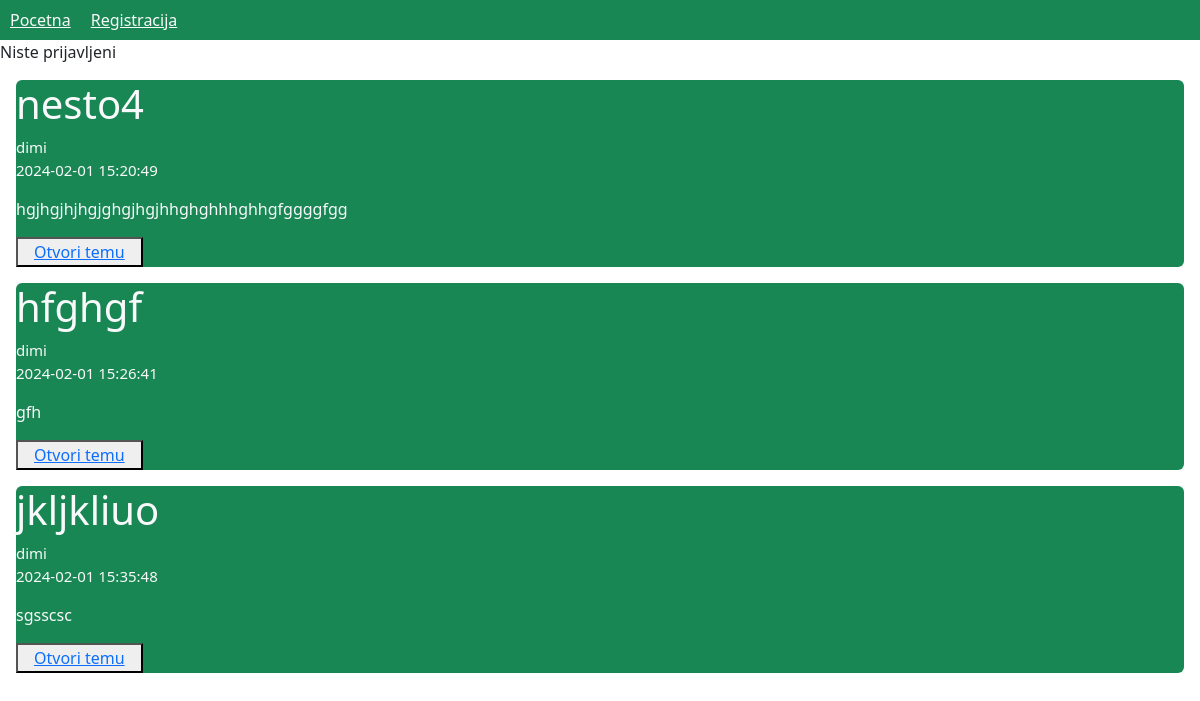
Screenshot of /Forum/index.php with the database file from the repository.
### tables this page shows
CREATE TABLE `teme` (
  `id` int(11) NOT NULL,
  `naziv` varchar(50) NOT NULL,
  `opis` text NOT NULL,
  `vreme_unosa` datetime NOT NULL,
  `email_korisnika` varchar(50) NOT NULL
);

CREATE TABLE `korisnici` (
  `email` varchar(50) NOT NULL,
  `username` text NOT NULL,
  `password` varchar(255) NOT NULL,
  `registrationtime` datetime NOT NULL
);

### Forum/index.php (the view, shortened to what this page needs)
<!DOCTYPE html>
<html lang="en">
<head>
    <link href="https://cdn.jsdelivr.net/npm/bootstrap@5.3.2/dist/css/bootstrap.min.css" rel="stylesheet">
</head>
<body>
    <nav class="bg-success">
        <a href="index.php" class="text-light">Pocetna</a>
        <?php
            include "konekcija.php";
            if(!isset($_SESSION["user"]))
                echo "<a href=registracija.php class='text-light'>Registracija</a>";
            else{
                echo "<a href=kreirajtemu.php class='text-light'>Kreiraj temu</a>";
                echo "<a href=odjava.php class='text-light'>Odjavi se</a>";
                echo "<a href=profil.php class='text-light'>Profil</a>";
            }
        ?>
    </nav>
    <?php
        if(isset($_SESSION["user"])){
            echo "Pozdrav " . $_SESSION["user"]["username"];
        }
        else
            echo "Niste prijavljeni";
            $sql = "SELECT * FROM teme";
            $res = $conn->query($sql);
            if($res -> num_rows > 0){
                while($row = $res -> fetch_assoc()){
                    $email_korisnika = $row["email_korisnika"];
                    $sql2 = "SELECT username FROM korisnici WHERE email = '$email_korisnika';";
                    $result = $conn->query($sql2);
                    echo "<div class='d-flex flex-column align-items-start m-3 bg-success rounded text-light'>";
                    echo "<h1>" . $row["naziv"] . "</h1>";
                    $username = $result -> fetch_assoc();
                    echo "<p style='font-size:15px'>" . $username["username"] . "<br>" . $row["vreme_unosa"] . "</p>";
                    echo "<p>" . $row["opis"] . "</p>";
                    echo "<button><a href=tema.php?id=" . $row["id"] . ">Otvori temu</a></button>";
                    echo "</div>";
                }
            }
    ?>
</body>
</html>

### Forum/index.php (style rules this page uses)
nav { width: 100%; height: 40px; display: flex; justify-content: flex-start; align-items: center; }
a { padding: 10px; }

### rows the page displays
teme: naziv "nesto4", korisnici.username "dimi", vreme_unosa "2024-02-01 15:20:49", opis "hgjhgjhjhgjghgjhgjhhghghhhghhgfggggfgg"
teme: naziv "hfghgf", korisnici.username "dimi", vreme_unosa "2024-02-01 15:26:41", opis "gfh"
teme: naziv "jkljkliuo", korisnici.username "dimi", vreme_unosa "2024-02-01 15:35:48", opis "sgsscsc"
